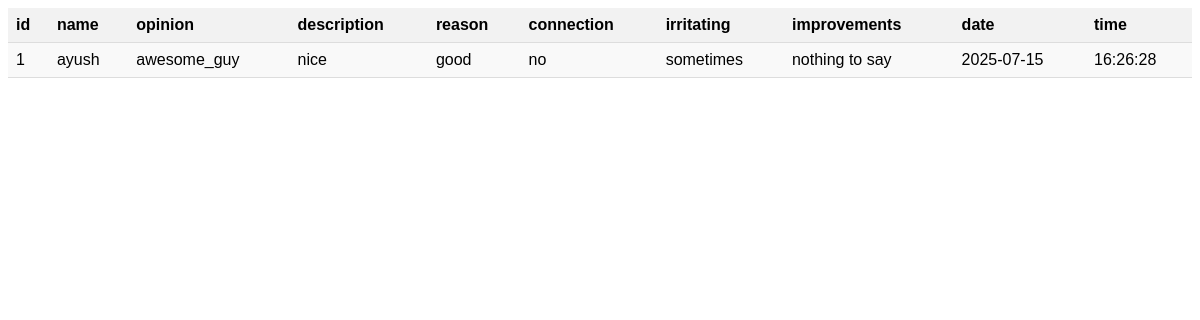
The page /show_data on the database its author committed.
### tables this page shows
CREATE TABLE response(
            id INTEGER PRIMARY KEY AUTOINCREMENT,
            name TEXT NOT NULL,
            opinion TEXT NOT NULL,
            description TEXT NOT NULL,
            reason TEXT NOT NULL,
            connection TEXT NOT NULL,
            irritating TEXT NOT NULL,
            improvements TEXT NOT NULL,
            date DATE DEFAULT CURRENT_DATE,
            time TIME DEFAULT CURRENT_TIME
        );

### app.py (the view)
@app.route('/show_data')
def show_data():
    conn = sqlite3.connect(PATH)
    conn.row_factory = sqlite3.Row
    cursor = conn.cursor()
    cursor.execute("SELECT * FROM response")
    data = cursor.fetchall()
    conn.close()
    return render_template('show_data.html', data=data)

### templates/show_data.html (shortened to what this page needs)
<!DOCTYPE html>
<html lang="en">
<head>
</head>
<body>
    <table>
        <tr>
            {% for column in data[0].keys() %}
            <th>{{ column }}</th>
            {% endfor %}
        </tr>
        {% for row in data %}
        <tr>
            {% for value in row %}
                <td>{{ value }}</td>
            {% endfor %}
        </tr>
        {% endfor %}
    </table>
</body>
</html>

### templates/show_data.html (style rules this page uses)
table { width: 100%; border-collapse: collapse; font-family: Arial, sans-serif; }
th, td { padding: 8px; text-align: left; border-bottom: 1px solid #ddd; }
th { background-color: #f2f2f2; font-weight: bold; }
tr:nth-child(even) { background-color: #f9f9f9; }

### rows shown on the page
response: row "1", name "ayush", opinion "awesome_guy", description "nice", reason "good", connection "no", irritating "sometimes", improvements "nothing to say", date "2025-07-15", time "16:26:28"

### other values the page prints
{{ column }} "id" "name" "opinion" "description" "reason" "connection" "irritating" "improvements" "date" "time"
